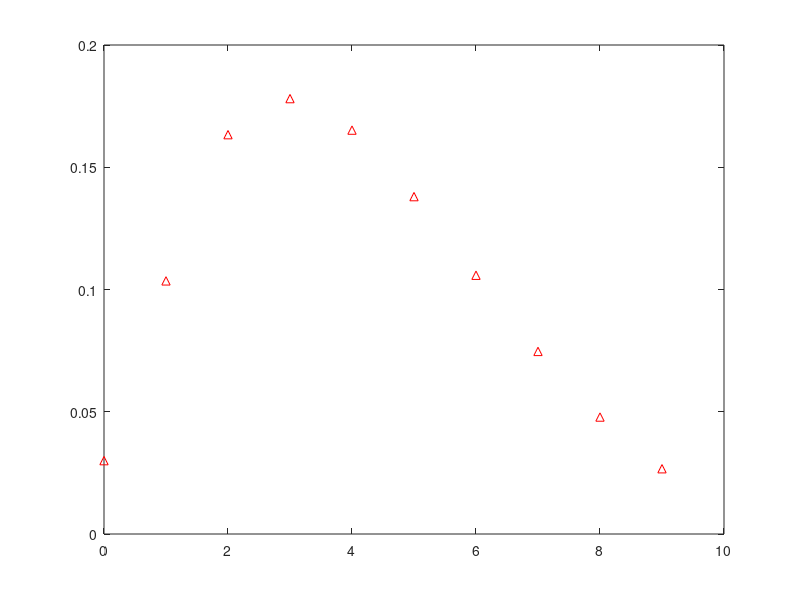

Source code (MATLAB):
% Letra A% Function File: [x, t] = impz (b, a, n)% Gera a resposta impulsiva do filtro% b -> numerador% a -> denominador% n -> faixa de valoresnumerator = [0.03 0.0599 0.03];denominator = [1 -1.4542 0.5741];impz(numerator,denominator, 10);